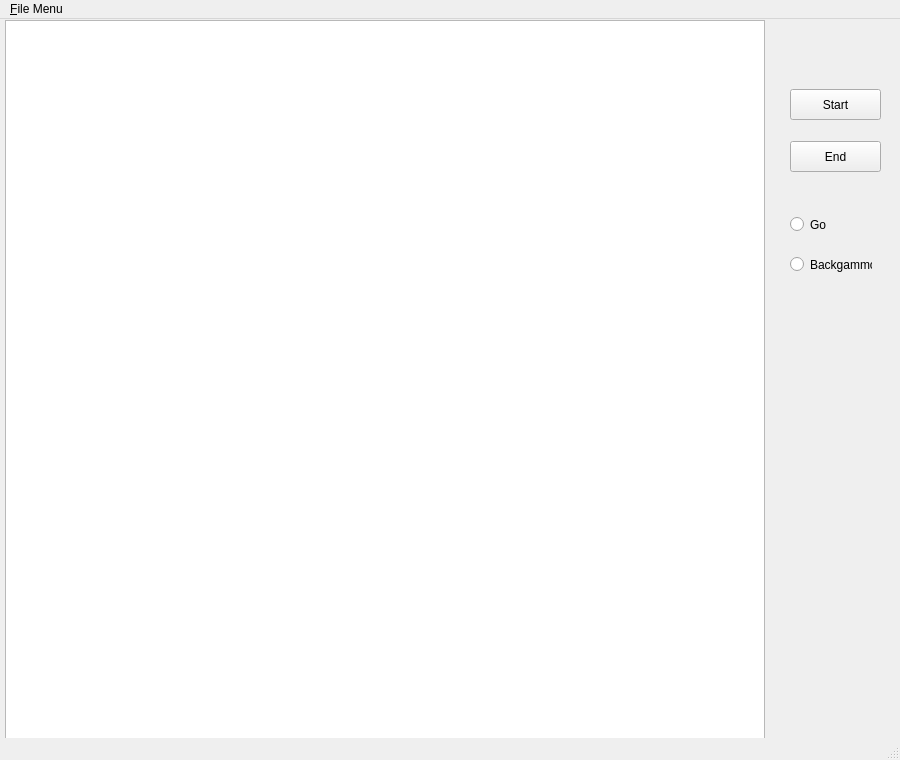
<?xml version="1.0" encoding="UTF-8"?>
<ui version="4.0">
 <class>MainWindow</class>
 <widget class="QMainWindow" name="MainWindow">
  <property name="geometry">
   <rect>
    <x>0</x>
    <y>0</y>
    <width>900</width>
    <height>760</height>
   </rect>
  </property>
  <property name="windowTitle">
   <string>MainWindow</string>
  </property>
  <widget class="QWidget" name="centralwidget">
   <widget class="QGraphicsView" name="graphicsView">
    <property name="geometry">
     <rect>
      <x>5</x>
      <y>1</y>
      <width>760</width>
      <height>760</height>
     </rect>
    </property>
   </widget>
   <widget class="QPushButton" name="pushButton">
    <property name="geometry">
     <rect>
      <x>790</x>
      <y>70</y>
      <width>91</width>
      <height>31</height>
     </rect>
    </property>
    <property name="text">
     <string>Start</string>
    </property>
   </widget>
   <widget class="QPushButton" name="pushButton_2">
    <property name="geometry">
     <rect>
      <x>790</x>
      <y>122</y>
      <width>91</width>
      <height>31</height>
     </rect>
    </property>
    <property name="text">
     <string>End</string>
    </property>
   </widget>
   <widget class="QRadioButton" name="radioButton">
    <property name="geometry">
     <rect>
      <x>790</x>
      <y>190</y>
      <width>81</width>
      <height>31</height>
     </rect>
    </property>
    <property name="text">
     <string>Go</string>
    </property>
   </widget>
   <widget class="QRadioButton" name="radioButton_2">
    <property name="geometry">
     <rect>
      <x>790</x>
      <y>230</y>
      <width>82</width>
      <height>31</height>
     </rect>
    </property>
    <property name="text">
     <string>Backgammon</string>
    </property>
   </widget>
  </widget>
  <widget class="QMenuBar" name="menubar">
   <property name="geometry">
    <rect>
     <x>0</x>
     <y>0</y>
     <width>900</width>
     <height>21</height>
    </rect>
   </property>
   <widget class="QMenu" name="menu_File_Menu">
    <property name="title">
     <string>&amp;File Menu</string>
    </property>
    <addaction name="actionSave_Game"/>
    <addaction name="actionLoad_Game"/>
   </widget>
   <addaction name="menu_File_Menu"/>
  </widget>
  <widget class="QStatusBar" name="statusbar"/>
  <action name="actionSave_Game">
   <property name="text">
    <string>Save Game</string>
   </property>
  </action>
  <action name="actionLoad_Game">
   <property name="text">
    <string>Load Game</string>
   </property>
  </action>
 </widget>
 <resources/>
 <connections/>
</ui>
